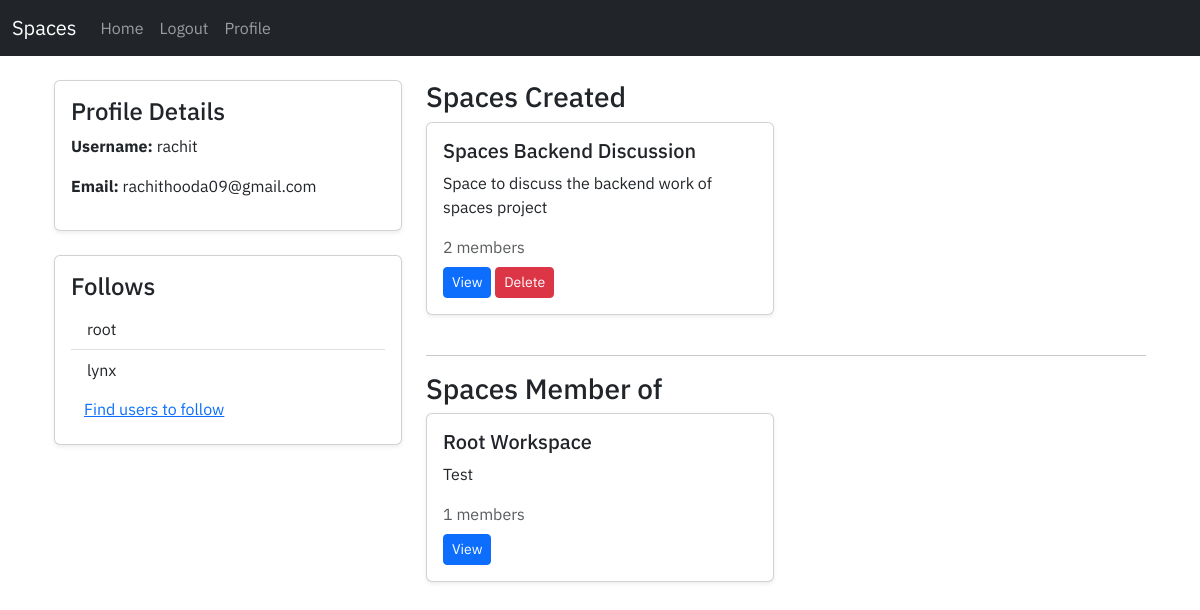
/user/profile/ (signed in), run on an earlier commit of the app's database.
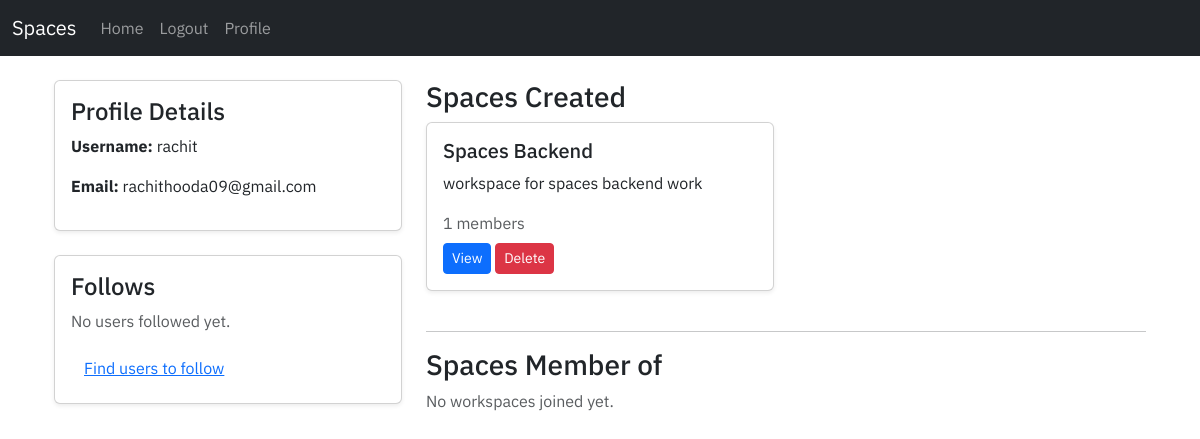
And on a later commit of the database.
### user/models.py (models this page shows, shortened)
class Profile(models.Model):
    user = models.OneToOneField(User, on_delete=models.CASCADE)
    follows = models.ManyToManyField("self", related_name="followed_by", symmetrical=True, blank=True)

### workspace/models.py (models this page shows, shortened)
class Workspace(models.Model):
    name = models.CharField(max_length=255)
    description = models.TextField(blank=True, null=True)
    creator = models.ForeignKey(User, on_delete=models.CASCADE, related_name='created_workspaces')
    members = models.ManyToManyField(User, related_name='workspaces')
    created_at = models.DateTimeField(auto_now_add=True)

### user/views.py (the view)
# urls.py: path('profile/', views.user_profile_view, name='profile'),
def user_profile_view(request):
    user = request.user
    user_spaces = Workspace.objects.filter(creator=user)
    spaces_member = Workspace.objects.filter(Q(members=user))
    context = {
        'user': user,
        'user_spaces': user_spaces,
        'spaces_member': spaces_member,
    }
    if user is not None:
        return render(request, 'user/profile.html', context=context)
    else:
        return redirect('login')

### user/templates/user/profile.html (shortened to what this page needs)
{% extends 'user/base.html' %}
{% block content %}
<div class="container mt-4">
    <div class="row">
        <div class="col-md-4">
            <div class="card shadow-sm mb-4">
                <div class="card-body">
                    <h4 class="card-title">Profile Details</h4>
                    <p><strong>Username:</strong> {{ user.username }}</p>
                    <p><strong>Email:</strong> {{ user.email }}</p>
                </div>
            </div>
            <div class="card shadow-sm mb-4">
                <div class="card-body">
                    <h4 class="card-title">Follows</h4>
                    {% if user.profile.follows.all %}
                        <ul class="list-group list-group-flush">
                            {% for profile in user.profile.follows.all %}
                                <li class="list-group-item">{{ profile.user.username }}</li>
                            {% endfor %}
                        </ul>
                    {% else %}
                        <p class="text-muted">No users followed yet.</p>
                    {% endif %}
                    <a href="{% url 'search' %}" class="btn btn-link">Find users to follow</a>
                </div>
            </div>
        </div>
        <div class="col-md-8">
            <h3>Spaces Created</h3>
            {% if user_spaces %}
                <div class="row">
                    {% for workspace in user_spaces %}
                        <div class="col-md-6 mb-4">
                            <div class="card shadow-sm h-100">
                                <div class="card-body">
                                    <h5 class="card-title">{{ workspace.name }}</h5>
                                    <p class="card-text">{{ workspace.description }}</p>
                                    <span class="text-muted">{{ workspace.members.count }} members</span>
                                    <div class="mt-2">
                                        <a href="{% url 'workspace' workspace.id %}" class="btn btn-primary btn-sm">View</a>
                                        {% if workspace.creator == user %}
                                            <a href="{% url 'delete-workspace' workspace.id %}" class="btn btn-danger btn-sm">Delete</a>
                                        {% endif %}
                                    </div>
                                </div>
                            </div>
                        </div>
                    {% endfor %}
                </div>
            {% else %}
                <p class="text-muted">No workspaces created yet.</p>
            {% endif %}
            <hr>
            <h3>Spaces Member of</h3>
            {% if spaces_member %}
                <div class="row">
                    {% for workspace in spaces_member %}
                        <div class="col-md-6 mb-4">
                            <div class="card shadow-sm h-100">
                                <div class="card-body">
                                    <h5 class="card-title">{{ workspace.name }}</h5>
                                    <p class="card-text">{{ workspace.description }}</p>
                                    <span class="text-muted">{{ workspace.members.count }} members</span>
                                    <div class="mt-2">
                                        <a href="{% url 'workspace' workspace.id %}" class="btn btn-primary btn-sm">View</a>
                                    </div>
                                </div>
                            </div>
                        </div>
                    {% endfor %}
                </div>
            {% else %}
                <p class="text-muted">No workspaces joined yet.</p>
            {% endif %}
        </div>
    </div>
</div>
{% endblock %}

What changed in the data, as far as the page shows it:
no longer on this page (row unchanged): Profile: user.username "root"
removed Profile: user.username "lynx"
removed Workspace: name "Root Workspace", description "Test", members.count "1", shown under "Spaces Member of"
changed Workspace: name "Spaces Backend Discussion" → "Spaces Backend"; description "Space to discuss the backend work of spaces project" → "workspace for spaces backend work"; members.count "2" → "1"
Also different on the page:
text now shown: "No users followed yet. No workspaces joined yet."
